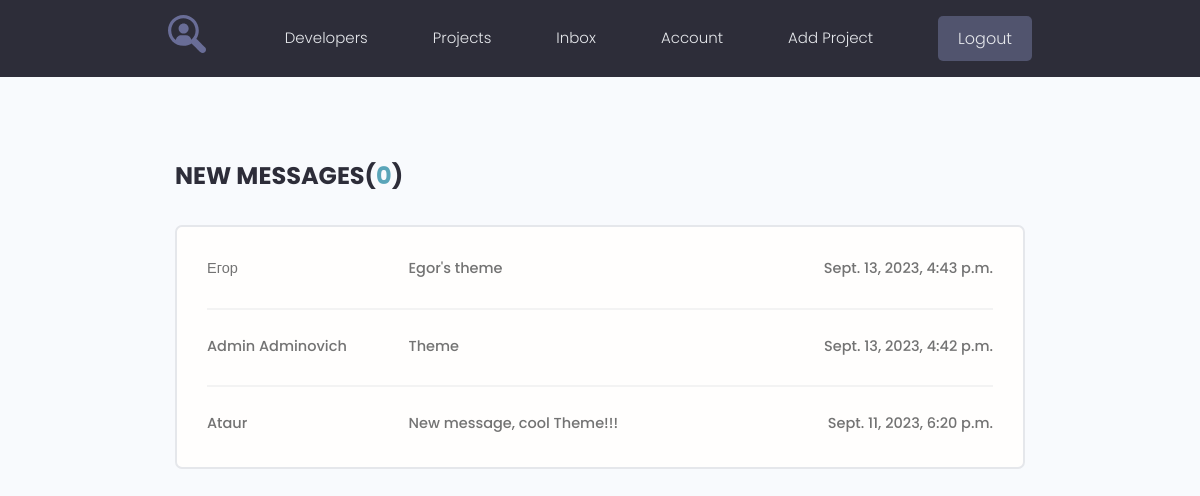
The page /inbox/ (signed in) on the database its author committed.
### users/models.py (models this page shows, shortened)
class Message(models.Model):
    sender = models.ForeignKey(Profile, on_delete=models.SET_NULL, null=True, blank=True)
    recipient = models.ForeignKey(Profile, on_delete=models.SET_NULL, null=True, blank=True, related_name='messages')
    name = models.CharField(max_length=200, null=True, blank=True)
    email = models.EmailField(max_length=200, null=True, blank=True)
    subject = models.CharField(max_length=200, null=True, blank=True)
    body = models.TextField()
    is_read = models.BooleanField(default=False, null=True)
    created = models.DateTimeField(auto_now_add=True)
    class Meta:
        ordering = ['is_read', '-created']

### users/views.py (the view)
# urls.py: path('inbox/', views.inbox, name='inbox'),
@login_required(login_url='login')
def inbox(request):
    profile = request.user.profile
    message_request = profile.messages.all()
    unread_count = message_request.filter(is_read=False).count()
    context = {
        "message_request": message_request,
        'unread_count': unread_count,
    }
    return render(request, 'users/inbox.html', context)

### users/templates/users/inbox.html
{% extends 'projects/base.html' %}
{% block content %}
<main class="inbox my-xl">
    <div class="content-box">
      <h3 class="inbox__title">New Messages(<span>{{ unread_count }}</span>)</h3>
      <ul class="messages">
        {% for msg in message_request %}
        {% if msg.is_read == False %}
        <li class="message message--unread">
        {% else %}
        <li class="message">
        {% endif %}
          <a href="{% url 'message' msg.id %}">
            <span class="message__author">{{ msg.name }}</span>
            <span class="message__subject">{{ msg.subject }}</span>
            <span class="message__date">{{ msg.created }}</span>
          </a>
        </li>
        {% endfor %}
      </ul>
    </div>
  </main>
{% endblock %}

### projects/static/styles/app.css (style rules this page uses)
:root { --color-sub: #2d2d39; }
.content-box { width: 95%; max-width: 85rem; margin: 0 auto; }
.inbox { height: 90vh; }
.inbox__title, .inbox__title span { font-size: 2.4rem; font-weight: 700; color: var(--color-sub); text-transform: uppercase; text-align: left; margin-bottom: 3rem; }
.inbox__title span { color: var(--color-main); }
.messages { list-style: none; background: var(--color-white); padding: 0.5rem 3rem; border: 2px solid var(--color-light); border-radius: 0.7rem; }
.message { padding: 2.5rem 0; }
.message > a span { font-size: 1.45rem; font-weight: 500; }
.message:not(:last-child) { border-bottom: 2px solid var(--color-white-light); }
.message > a { display: flex; gap: 1rem; }
.message__author, .message__date { flex-basis: 25%; }
.message__subject { flex-basis: 50%; }
.message__date { text-align: right; }

### projects/static/uikit/styles/modules/_variables.css (style rules this page uses)
:root { --color-main: #5aa5b9; --color-main-light: #e6faff; --color-sub: #3f4156; --color-sub-light: #51546e; --color-sub-lighter: #ededfd; --color-text: #737373; --color-gray: #8b8b8b; --color-light: #e5e7eb; --color-light-gray: #767676; --color-bg: #f8fafd; --color-white: #fffefd; --color-white-light: #f3f3f3; --color-success: #359e64; --color-success-bg: #def8e8; --color-error: #fc4b0b; --color-error-bg: #fff2ee; --font-base: 'Poppins', arial, helvetica, 'Segoe UI', roboto, ubuntu, sans-serif; --font-monospace: 'Fira Code', 'Courier New', courier, monospace; --font-regular: 300; --font-medium: 500; --font-bold: 700; --generic-shadow: 1px 1px 5px #00000010; --generic-transition: all 0.3s ease-in-out; }

### projects/static/uikit/styles/modules/_base.css (style rules this page uses)
* { margin: 0; padding: 0; box-sizing: border-box; text-rendering: optimizeLegibility; color: inherit; font-size: inherit; }
html { font-size: 50%; }
@media only screen and (min-width: 480px) { html { font-size: 56.25%; } }
@media only screen and (min-width: 1200px) { html { font-size: 62.5%; } }
body { line-height: 1.6; font-weight: 400; font-size: 1.5rem; color: var(--color-text); background-color: var(--color-bg); min-height: 100vh; }

### projects/static/uikit/styles/modules/_typography.css (style rules this page uses)
* { font-family: var(--font-base); }
h3 { font-size: 3.2rem; font-weight: var(--font-medium); }
p, span, strong { font-size: 1.6rem; color: var(--color-text); font-weight: var(--font-regular); }
a { padding-bottom: 2px; text-decoration: none; display: inline-block; color: var(--color-main); font-weight: var(--font-medium); }

### projects/static/uikit/styles/modules/_utilities.css (style rules this page uses)
.my-xl { margin: 8rem auto; }

### rows shown on the page
Message: name "Егор", subject "Egor's theme", created "Sept. 13, 2023, 4:43 p.m."
Message: name "Admin Adminovich", subject "Theme", created "Sept. 13, 2023, 4:42 p.m."
Message: name "Ataur", subject "New message, cool Theme!!!", created "Sept. 11, 2023, 6:20 p.m."

### other values the page prints
{{ unread_count }} "0"
